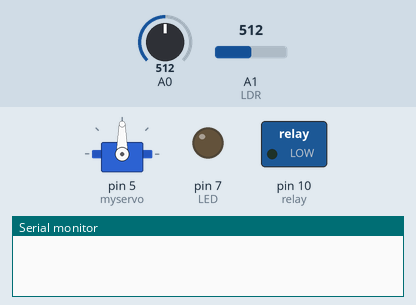
Bench run of a sketch on a simulated Arduino Uno, built with avr-gcc and run on an emulated ATmega328P. Shown: servo, switched loads named in the sketch (green lamp = pin HIGH), output pins drawn as LEDs (lit = HIGH), the last lines printed to the serial monitor. Inputs (shaded band) come from the test bench; at power-on: A0 = 512, A1 (LDR) = 512.

Above: at 1.8 s.
1.9 s: A0 set to 349
3.4 s: A0 set to 326
At 4.9 s:
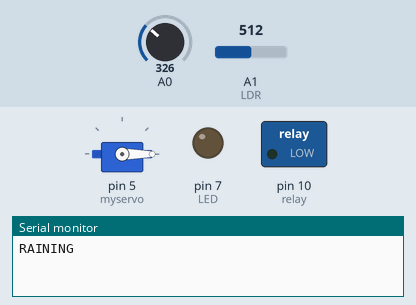
5.5 s: A0 set to 410
At 6.6 s:
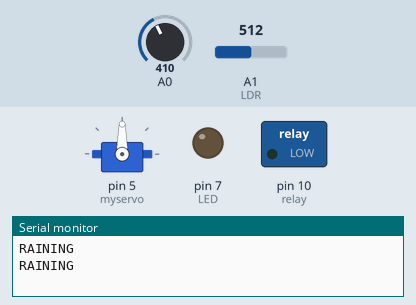
7.5 s: A1 (LDR) set to 419
9.3 s: A1 (LDR) set to 392
At 11.0 s:
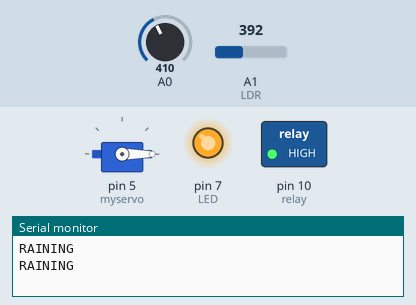
11.6 s: A1 (LDR) set to 410
At 12.8 s:
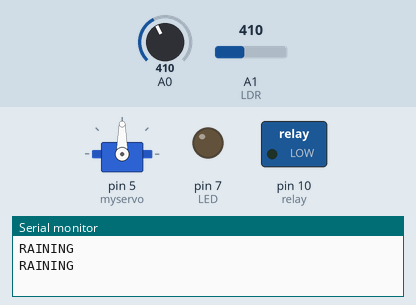
Timing chart, 0 to 14.6 s (numbered marks = the images above; inputs shaded):
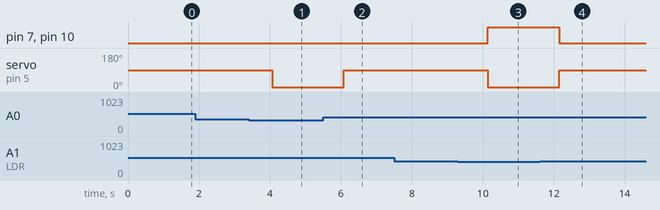

The sketch:

sketch_feb27e.ino
```cpp
#include <Servo.h>

#define relay 10
int LED = 7; //define led pin
int LDR = A1;//Set A1(Analog Input) for LDR.


Servo myservo;
int pos = 0;

const int sensorMin = 0;
const int sensorMax = 1024;


void setup() {
  myservo.attach(5);
  Serial.begin(9600);
  pinMode(LED, OUTPUT);
  pinMode(relay, OUTPUT);
  pinMode(LDR, INPUT);
}

void loop()
{
  int sensorReading = analogRead(A0);
  int range = map(sensorReading, sensorMin, sensorMax, 0, 3);

  int LDRValue = analogRead(LDR); //Reads the Value of LDR(light).
//  Serial.print("sensor = "); //Prints the value of LDR to Serial Monitor.
//  Serial.print(LDRValue);

  switch (range)
    {
      case 0:
         Serial.println("RAINING");
  for (pos = 90; pos >= 0; pos -= 1) { // goes from 180 degrees to 0 degrees
    myservo.write(pos);              // tell servo to go to position in variable 'pos'
//    delay(15);                       // waits 15ms for the servo to reach the position
  }


        break;

case 1:
// Serial.println("NOT RAINING");
 for (pos = 90; pos <= 90; pos += 1) {
    myservo.write(pos);

 }

if (LDRValue <=400)
{
digitalWrite(LED, HIGH);
digitalWrite(relay, HIGH);
//Serial.println("It's Dark Outside; Lights status: ON");
  for (pos = 90; pos >= 0; pos -= 1) { // goes from 180 degrees to 0 degrees
    myservo.write(pos);              // tell servo to go to position in variable 'pos'
//    delay(15);                       // waits 15ms for the servo to reach the position
  }
}
else
{
digitalWrite(LED, LOW);
digitalWrite(relay, LOW);
//Serial.println("It's Bright Outside; Lights status: OFF");
 for (pos = 90; pos <= 90; pos += 1) {
    myservo.write(pos);
    delay(15);
  }
}
  break;
    }

  delay(1000);

}
```

Measured:
- the behaviour switches between 342 and 341 on A0 (found by bisection; images 0 and 1)
- the behaviour switches between 401 and 400 on A1 (LDR) (found by bisection; images 2 and 3)
- after the input at 1.9 s, every drawn part: stays the same
- after the input at 3.4 s, servo on pin 5 (myservo): 90° → 0° after 0.67 s
- after the input at 5.5 s, servo on pin 5 (myservo): 0° → 90° after 0.58 s
- after the input at 7.5 s, every drawn part: stays the same
- after the input at 9.3 s, pin 7 (LED), pin 10 (relay): LOW → HIGH after 0.84 s; servo on pin 5 (myservo): 90° → 0° after 0.84 s
- after the input at 11.6 s, pin 7 (LED), pin 10 (relay): HIGH → LOW after 0.55 s; servo on pin 5 (myservo): 0° → 90° after 0.55 s
